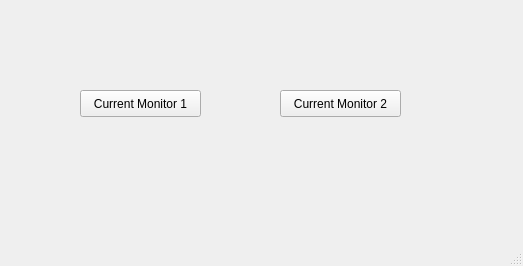
<?xml version="1.0" encoding="UTF-8"?>
<ui version="4.0">
 <class>MainWindow</class>
 <widget class="QMainWindow" name="MainWindow">
  <property name="geometry">
   <rect>
    <x>0</x>
    <y>0</y>
    <width>523</width>
    <height>266</height>
   </rect>
  </property>
  <property name="windowTitle">
   <string>MainWindow</string>
  </property>
  <widget class="QWidget" name="centralwidget">
   <widget class="QPushButton" name="pushButton_01">
    <property name="geometry">
     <rect>
      <x>80</x>
      <y>90</y>
      <width>121</width>
      <height>27</height>
     </rect>
    </property>
    <property name="text">
     <string>Current Monitor 1</string>
    </property>
   </widget>
   <widget class="QPushButton" name="pushButton_02">
    <property name="geometry">
     <rect>
      <x>280</x>
      <y>90</y>
      <width>121</width>
      <height>27</height>
     </rect>
    </property>
    <property name="text">
     <string>Current Monitor 2</string>
    </property>
   </widget>
  </widget>
  <widget class="QStatusBar" name="statusbar"/>
 </widget>
 <resources/>
 <connections/>
</ui>
